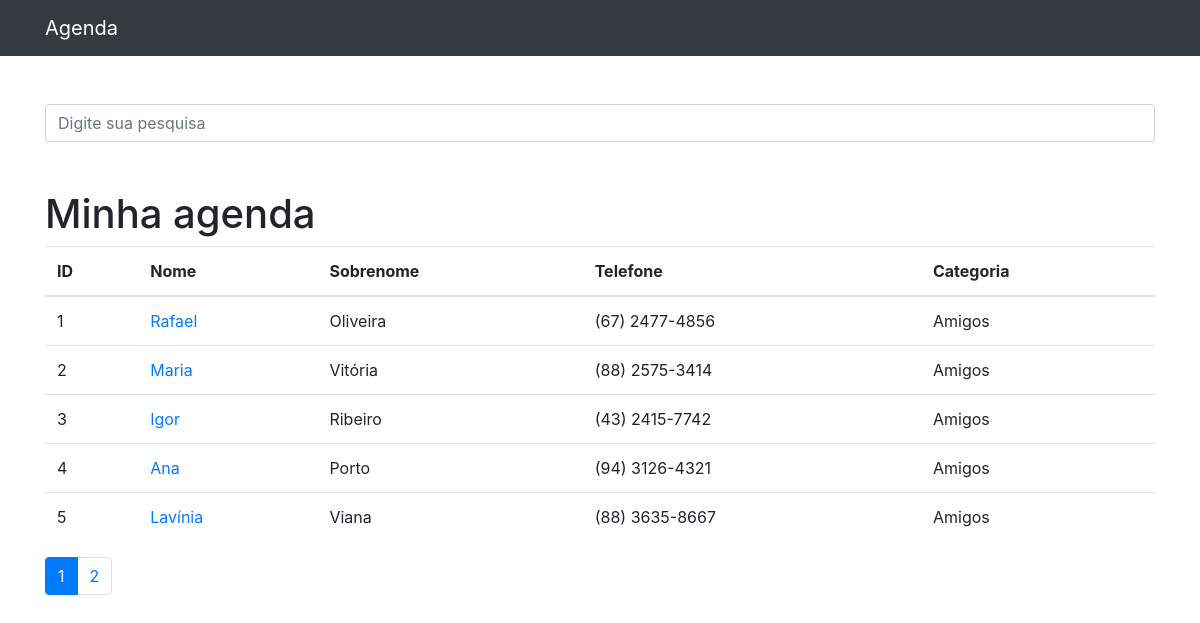
The page / on the database its author committed.
### contatos/models.py (models this page shows, shortened)
class Contato(models.Model):
    nome = models.CharField(max_length=50)
    sobrenome = models.CharField(max_length=50, blank=True)
    telefone = models.CharField(max_length=50)
    email = models.CharField(max_length=50, blank=True)
    data_criacao = models.DateTimeField(default=timezone.now)
    descricao = models.TextField(blank=True)
    categoria = models.ForeignKey(Categoria, on_delete=models.DO_NOTHING)
    mostrar = models.BooleanField(default=True)
    foto = models.ImageField(blank=True, upload_to='fotos/%Y/%m')

class Categoria(models.Model):
    nome = models.CharField(max_length=50)
    def __str__(self):
        return self.nome

### contatos/views.py (the view)
# urls.py: path('', views.index, name='index'),
def index(request):
    contatos = Contato.objects.order_by('id').filter(
        mostrar=True
    )
    paginator = Paginator(contatos, 5)
    page = request.GET.get('p')
    contatos = paginator.get_page(page)
    return render(request, 'contatos/index.html', {
        'contatos': contatos
    })

### contatos/templates/contatos/index.html
{% extends 'base.html' %}
{%block conteudo%}
<h1 class="mt-5">Minha agenda</h1>
<table class="table">
  <thead>
    <tr>
      <th>ID</th>
      <th>Nome</th>
      <th>Sobrenome</th>
      <th>Telefone</th>
      <th>Categoria</th>
    </tr>
  </thead>
  <tbody>
    {% for contato in contatos %}
        <tr>
          <td>{{ contato.id }}</td>
          <td>
            <a href="{% url 'ver_contato' contato.id %}"> {{ contato.nome }}</a>
          </td>
          <td>{{ contato.sobrenome }}</td>
          <td>{{ contato.telefone }}</td>
          <td>{{ contato.categoria }}</td>
        </tr>
    {% endfor %}
  </tbody>
</table>
<nav aria-label="Page navigation example">
  <ul class="pagination">
    {% for pagina in contatos.paginator.page_range %}
      {% if contatos.number == pagina %}
        <li class="page-item active">
        <a class="page-link" href="?p={{ pagina }}&termo={{ request.GET.termo }}">{{ pagina }}</a></li>
      {% else %}
        <li class="page-item">
        <a class="page-link" href="?p={{ pagina }}&termo={{ request.GET.termo }}">{{ pagina }}</a></li>
      {% endif %}
    {% endfor %}
  </ul>
</nav>
{%endblock%}

### templates/base.html (shortened to what this page needs)
{% load static %}
<!DOCTYPE html>
<html lang="pt">
<head>
  {% include 'parciais/_head.html' %}
</head>
<body>
  {% include 'parciais/_nav.html' %}
  <div class="container">
    <div class="row">
      <div class="col-lg-12">
{% if 'accounts' not in request.path %}
        <br><br>
<form method="get" action="{% url 'busca' %}">
  <div class="form-group row">
    <div class="col-12">
      <input class="form-control"
             type="search" value="{{ request.GET.termo }}"
             id="search-input"
             placeholder="Digite sua pesquisa"
             name="termo">
    </div>
  </div>
</form>
{% endif %}
        {%block conteudo%} {%endblock%}
      </div>
    </div>
  </div>
</body>
</html>

### templates/parciais/_head.html (shortened to what this page needs)
{% load static %}
<link href="{% static 'vendor/bootstrap/css/bootstrap.min.css'%}" rel="stylesheet">

### templates/parciais/_nav.html (shortened to what this page needs)
  <nav class="navbar navbar-expand-lg navbar-dark bg-dark static-top">
    <div class="container">
      <a class="navbar-brand" href="{% url 'index' %}">Agenda</a>
    </div>
  </nav>

### rows shown on the page
Contato: id "1", nome "Rafael", sobrenome "Oliveira", telefone "(67) 2477-4856", categoria "Amigos"
Contato: id "2", nome "Maria", sobrenome "Vitória", telefone "(88) 2575-3414", categoria "Amigos"
Contato: id "3", nome "Igor", sobrenome "Ribeiro", telefone "(43) 2415-7742", categoria "Amigos"
Contato: id "4", nome "Ana", sobrenome "Porto", telefone "(94) 3126-4321", categoria "Amigos"
Contato: id "5", nome "Lavínia", sobrenome "Viana", telefone "(88) 3635-8667", categoria "Amigos"

### other values the page prints
{{ pagina }} "1"
{{ pagina }} "2"
